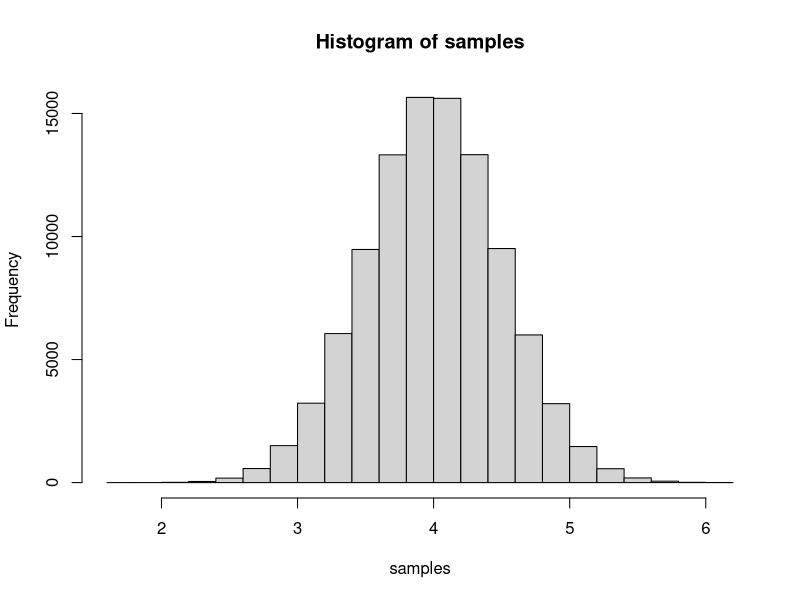
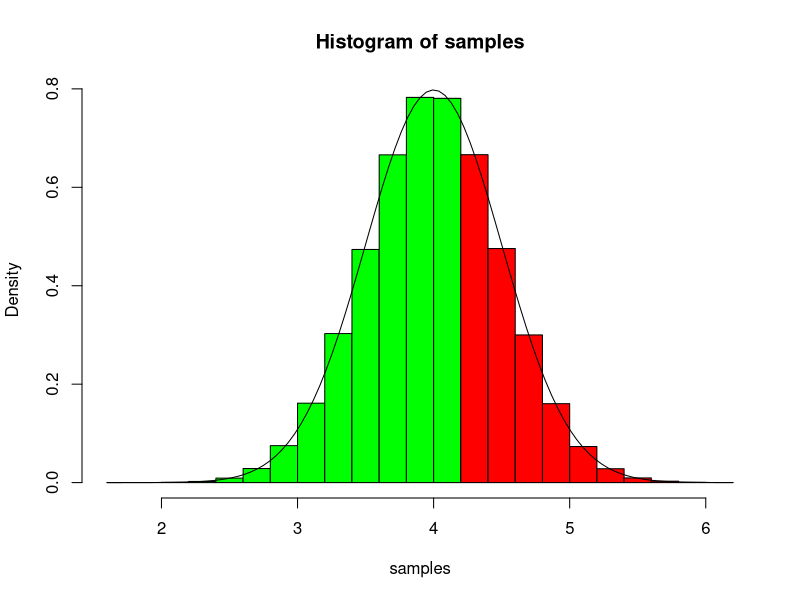

Write R code to recreate these figures, in order.
samples<-replicate(100000,rnorm(1,4,0.5))
h<-hist(samples) 
b<-cut(1,h$breaks)
clr<-ifelse(h$breaks<4.074,"green","red")[-length(h$breaks)]#highlight
clr[b]<-"red"
hist(samples,probability=TRUE,col=clr)#sample distribution
curve(dnorm(x,4,0.5),add=TRUE) #theoretical distribution